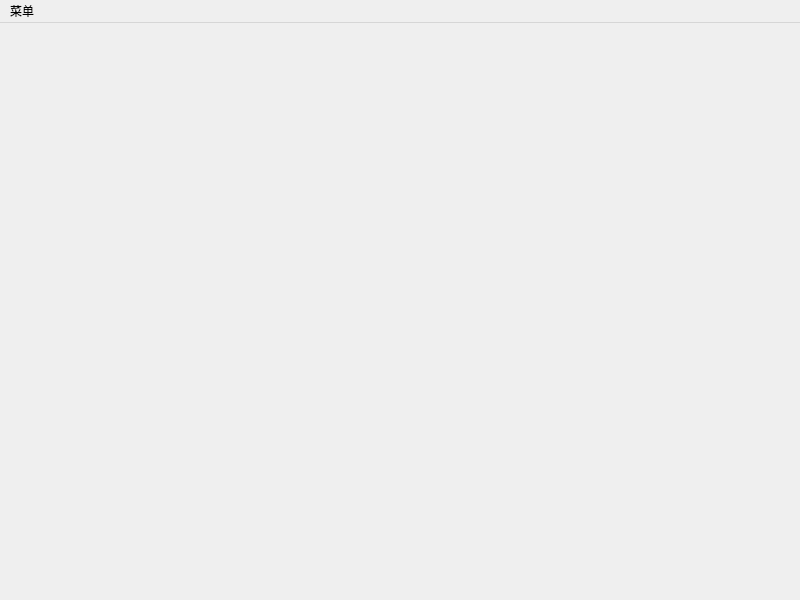
<?xml version="1.0" encoding="UTF-8"?>
<ui version="4.0">
 <class>MainWindow</class>
 <widget class="QMainWindow" name="MainWindow">
  <property name="geometry">
   <rect>
    <x>0</x>
    <y>0</y>
    <width>800</width>
    <height>600</height>
   </rect>
  </property>
  <property name="windowTitle">
   <string>正方形大师</string>
  </property>
  <widget class="Canvas" name="canvas"/>
  <widget class="QMenuBar" name="menubar">
   <property name="geometry">
    <rect>
     <x>0</x>
     <y>0</y>
     <width>800</width>
     <height>25</height>
    </rect>
   </property>
   <widget class="QMenu" name="menu">
    <property name="title">
     <string>菜单</string>
    </property>
    <addaction name="open"/>
    <addaction name="save"/>
    <addaction name="clear"/>
    <addaction name="exit"/>
   </widget>
   <addaction name="menu"/>
  </widget>
  <action name="open">
   <property name="text">
    <string>打开</string>
   </property>
  </action>
  <action name="save">
   <property name="text">
    <string>保存</string>
   </property>
  </action>
  <action name="clear">
   <property name="text">
    <string>清空</string>
   </property>
  </action>
  <action name="exit">
   <property name="text">
    <string>退出</string>
   </property>
  </action>
 </widget>
 <customwidgets>
  <customwidget>
   <class>Canvas</class>
   <extends>QWidget</extends>
   <header>canvas.h</header>
   <container>1</container>
  </customwidget>
 </customwidgets>
 <resources/>
 <connections/>
</ui>
